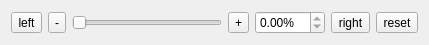
<?xml version="1.0" encoding="UTF-8"?>
<!--
 Addle source code
 Copyright 2019 Eleanor Hawk
 Modification and distribution permitted under the terms of the MIT License.
 See "LICENSE" for full details.
-->
<ui version="4.0">
 <class>MainWindow_ZoomWidget</class>
 <widget class="QWidget" name="MainWindow_ZoomWidget">
  <property name="geometry">
   <rect>
    <x>0</x>
    <y>0</y>
    <width>429</width>
    <height>45</height>
   </rect>
  </property>
  <property name="sizePolicy">
   <sizepolicy hsizetype="Maximum" vsizetype="Maximum">
    <horstretch>0</horstretch>
    <verstretch>0</verstretch>
   </sizepolicy>
  </property>
  <property name="windowTitle">
   <string>Form</string>
  </property>
  <layout class="QHBoxLayout" name="horizontalLayout" stretch="0,0,2,0,0,0,0">
   <item>
    <widget class="QToolButton" name="button_turntable_ccw">
     <property name="text">
      <string>left</string>
     </property>
    </widget>
   </item>
   <item>
    <widget class="QToolButton" name="button_zoom_minus">
     <property name="text">
      <string>-</string>
     </property>
    </widget>
   </item>
   <item>
    <widget class="ZoomSlider" name="slider_zoom">
     <property name="sizePolicy">
      <sizepolicy hsizetype="Fixed" vsizetype="Fixed">
       <horstretch>0</horstretch>
       <verstretch>0</verstretch>
      </sizepolicy>
     </property>
     <property name="minimumSize">
      <size>
       <width>150</width>
       <height>0</height>
      </size>
     </property>
     <property name="orientation">
      <enum>Qt::Horizontal</enum>
     </property>
    </widget>
   </item>
   <item>
    <widget class="QToolButton" name="button_zoom_plus">
     <property name="text">
      <string>+</string>
     </property>
    </widget>
   </item>
   <item>
    <widget class="QDoubleSpinBox" name="spinBox_zoom_percent">
     <property name="suffix">
      <string>%</string>
     </property>
     <property name="maximum">
      <double>0.000000000000000</double>
     </property>
    </widget>
   </item>
   <item>
    <widget class="QToolButton" name="button_turntable_cw">
     <property name="text">
      <string>right</string>
     </property>
    </widget>
   </item>
   <item>
    <widget class="QToolButton" name="button_reset">
     <property name="text">
      <string>reset</string>
     </property>
    </widget>
   </item>
  </layout>
 </widget>
 <customwidgets>
  <customwidget>
   <class>ZoomSlider</class>
   <extends>QSlider</extends>
   <header>views/zoomslider.h</header>
  </customwidget>
 </customwidgets>
 <resources/>
 <connections/>
</ui>
